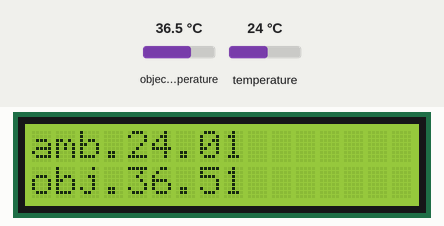
Simulated run of this sketch. Board: Arduino Uno, built with avr-gcc and run on an emulated ATmega328P. On the bench: 16×2 character LCD. The inputs (shaded band) are chosen by the test bench; at power-on: object temperature 36.5 °C, temperature 24 °C. What the sketch prints to the serial monitor is not drawn.

Above: at 1.2 s.
1.3 s: object temperature set to 20 °C
At 2.5 s:
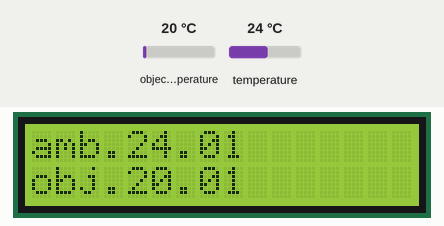
2.8 s: temperature set to 12 °C
At 3.3 s:
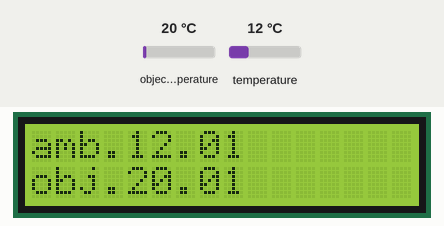
4.3 s: object temperature set to 26 °C
At 5.5 s:
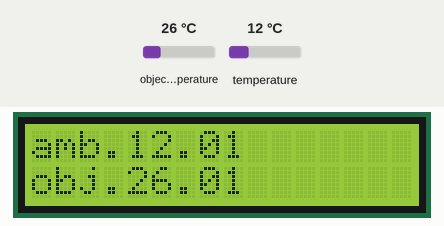
5.8 s: temperature set to 19 °C
At 6.6 s:
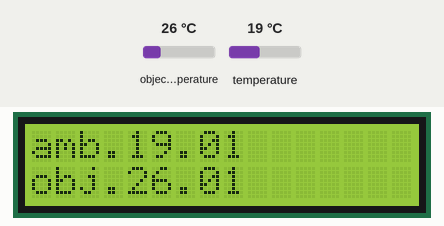
Timing chart, 0 to 8.3 s (numbered marks = the images above; inputs shaded):
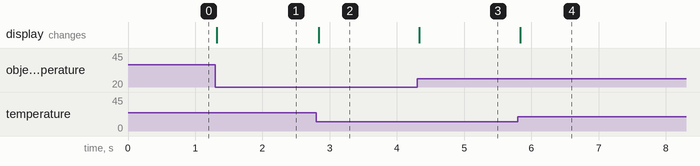

Measured:
- after the input at 1.3 s, the display: changes at once (image 1)
- after the input at 2.8 s, the display: changes at once (image 2)
- after the input at 4.3 s, the display: changes at once (image 3)
- after the input at 5.8 s, the display: changes at once (image 4)

The sketch:

temp.ino
```cpp
#include <stdint.h>

#include <Wire.h>
#include <Adafruit_MLX90614.h>
Adafruit_MLX90614 mlx = Adafruit_MLX90614();

#include <LiquidCrystal.h>
LiquidCrystal lcd(13,12,11,10,9,8);

// подключаем необходимые библиотеки и указываем пины, к которым подключены усилитель сигнала для тензорезистора, lCD экран и
// переобозначаем длинное Adafruit_MLX90614() в mlx
float amb = 0; // внешняя температура
float obj = 0; // температура объекта
unsigned long t = 0;

void setup()
{
  Serial.begin (9600); // обозначаем передачу данных на компьютер со скоростью 9600 бит/с
  lcd.begin(16, 2); // включаем экран, обозначаем что он имеет 2 строки по 16 символов
  mlx.begin(); // запускаем термометр

}

void loop() {

  amb = mlx.readAmbientTempC(); // считываем значение окружающей температуры
  obj = mlx.readObjectTempC(); // считываем значение температуры объекта
  t = millis();

  Serial.print(t);
  Serial.print(' ');
  Serial.print(amb);
  Serial.print(' ');
  Serial.println(obj);
  //Serial.print('\n');
  // передаем полученные значаения на компьютер

  lcd.setCursor(0,0); // выставляем курсор на экране
  lcd.print("amb.");
  lcd.print(amb);

  lcd.setCursor(0,1); // выставляем курсор на 2 строку
  lcd.print("obj.");
  lcd.print(obj);
  // печатаем данные на экране

}
```
